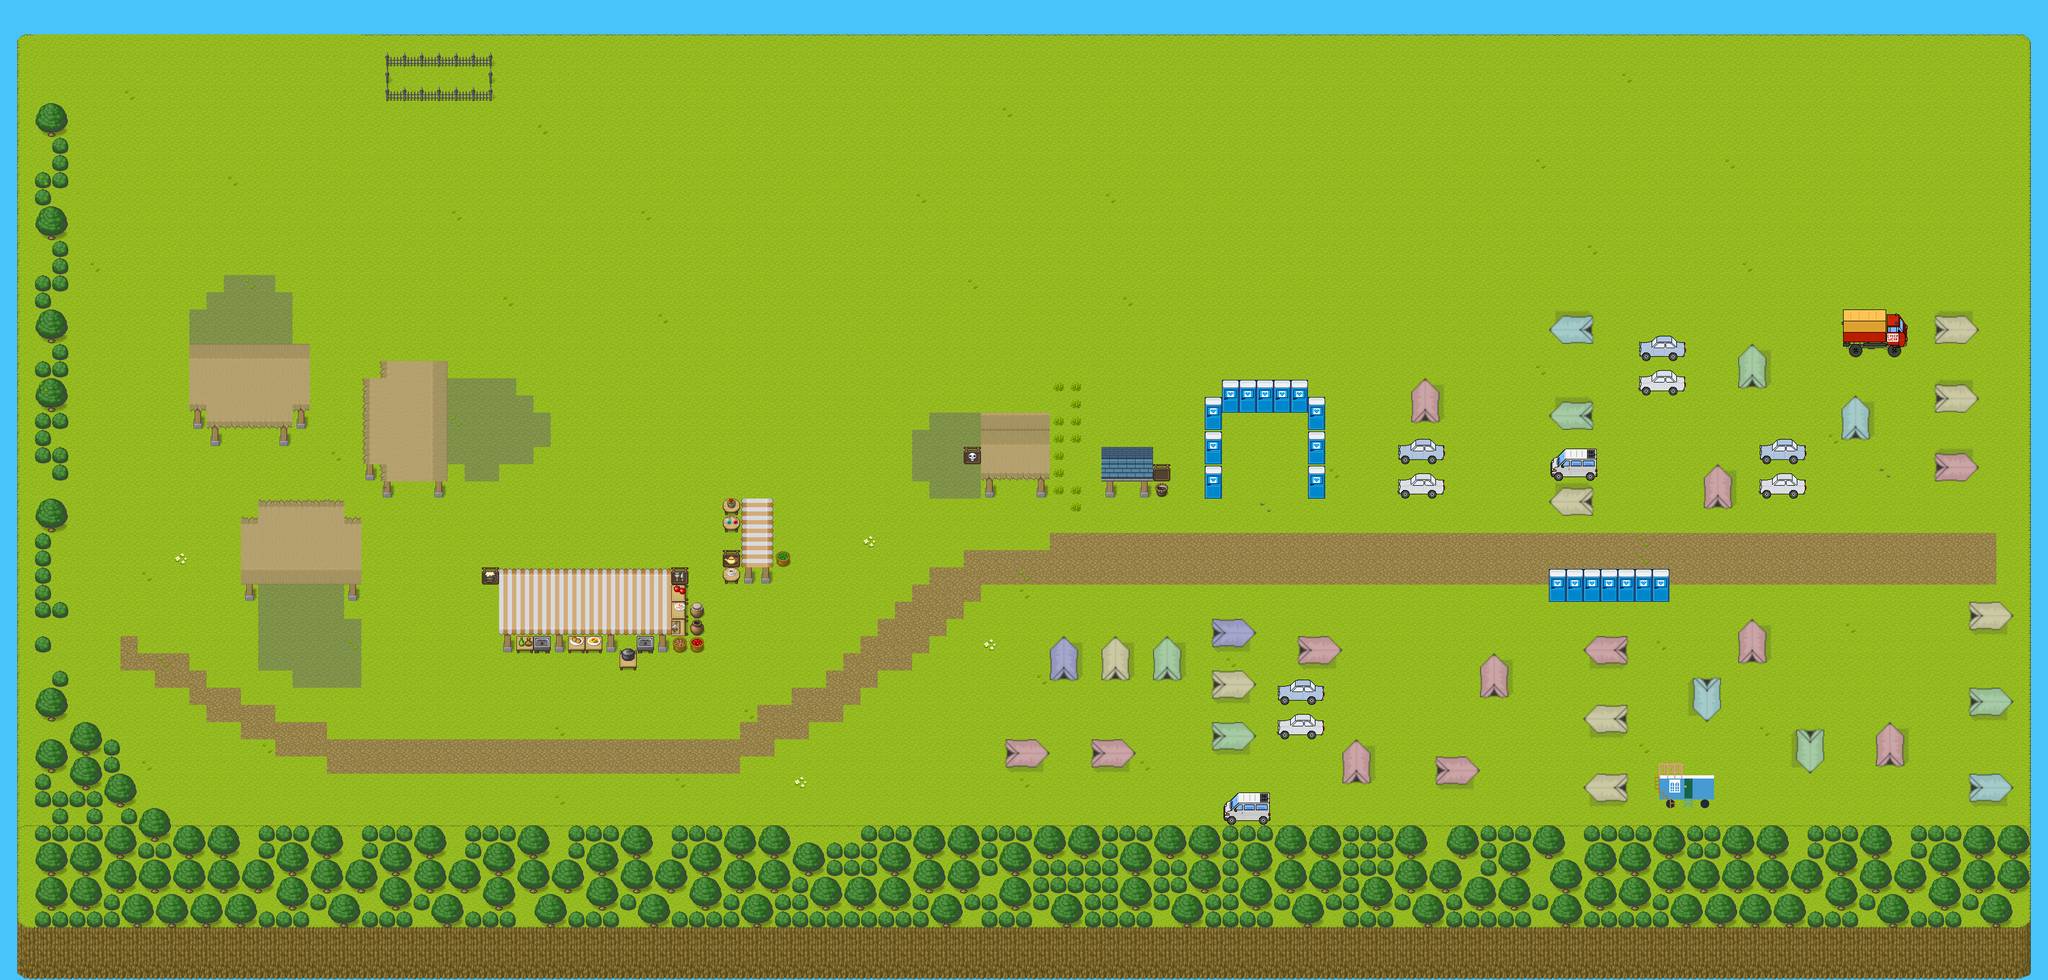

The image is a tile-based game level rendered from a .tmx file. Its description and source (layers, tilesets, objects; grid data summarised) follow:
An orthogonal 119x57 tile map with 32x32 px tiles, 17 tile layers (start, raender, Jitsi-noplenum, Jitsi-nofire, ...), 10 tilesets.

<map version="1.4" tiledversion="1.4.3" orientation="orthogonal" renderorder="right-down" width="119" height="57" tilewidth="32" tileheight="32" infinite="0" nextlayerid="20" nextobjectid="1">
 <editorsettings>
  <export format="json" />
 </editorsettings>
 <tileset firstgid="1" name="[Base]BaseChip_pipo+" tilewidth="32" tileheight="32" tilecount="904" columns="8">
  <image source="../sachsen/thereisnocamp/[Base]BaseChip_pipo+.png" width="256" height="3616" />
 </tileset>
 <tileset firstgid="905" name="pipo-map001" tilewidth="32" tileheight="32" tilecount="136" columns="8">
  <image source="../sachsen/thereisnocamp/pipo-map001.png" width="256" height="544" />
 </tileset>
 <tileset firstgid="1041" name="bonfire" tilewidth="32" tileheight="32" tilecount="96" columns="12">
  <image source="../sachsen/thereisnocamp/bonfire.png" width="384" height="256" />
  <tile id="18">
   <animation>
    <frame tileid="18" duration="500" />
    <frame tileid="19" duration="500" />
    <frame tileid="20" duration="500" />
   </animation>
  </tile>
 </tileset>
 <tileset firstgid="1137" name="cloud_tileA5_2" tilewidth="32" tileheight="32" tilecount="128" columns="8">
  <image source="../sachsen/thereisnocamp/cloud_tileA5_2.png" width="256" height="512" />
  <tile id="2">
   <properties>
    <property name="collides" type="bool" value="true" />
   </properties>
  </tile>
 </tileset>
 <tileset firstgid="1265" name="chaos_zone_shared" tilewidth="32" tileheight="32" tilecount="2048" columns="32">
  <image source="../sachsen/thereisnocamp/chaos_zone_shared.png" width="1024" height="2048" />
 </tileset>
 <tileset firstgid="3313" name="tent-beige-big" tilewidth="32" tileheight="32" tilecount="6" columns="2">
  <image source="../sachsen/thereisnocamp/tent-beige-big.png" width="64" height="96" />
 </tileset>
 <tileset firstgid="3319" name="pipo-map001_at-kusa" tilewidth="32" tileheight="32" tilecount="48" columns="8">
  <image source="../sachsen/thereisnocamp/pipo-map001_at-kusa.png" width="256" height="192" />
 </tileset>
 <tileset firstgid="3367" name="missing-tiles" tilewidth="32" tileheight="32" tilecount="184" columns="8">
  <image source="../sachsen/thereisnocamp/missing-tiles.png" width="256" height="736" />
 </tileset>
 <tileset firstgid="3551" name="WA_Special_Zones" tilewidth="32" tileheight="32" tilecount="12" columns="6">
  <image source="../sachsen/thereisnocamp/WA_Special_Zones.png" width="192" height="64" />
  <tile id="2">
   <properties>
    <property name="collides" type="bool" value="true" />
   </properties>
  </tile>
 </tileset>
 <tileset firstgid="3563" name="tents-big" tilewidth="32" tileheight="32" tilecount="30" columns="10">
  <image source="../sachsen/thereisnocamp/tents-big.png" width="320" height="96" />
 </tileset>
 <layer id="19" name="start" width="119" height="57">
  <data>[6783 cells, 9 non-empty, 1 distinct tile ids]</data>
 </layer>
 <layer id="10" name="raender" width="119" height="57">
  <properties>
   <property name="collides" type="bool" value="true" />
  </properties>
  <data>[6783 cells, 509 non-empty, 1 distinct tile ids]</data>
 </layer>
 <layer id="17" name="Jitsi-noplenum" width="119" height="57">
  <properties>
   <property name="jitsiRoom" value="thereisnoplenum" />
   <property name="jitsiTrigger" value="onaction" />
  </properties>
  <data>[6783 cells, 30 non-empty, 1 distinct tile ids]</data>
 </layer>
 <layer id="18" name="Jitsi-nofire" width="119" height="57">
  <properties>
   <property name="jitsiRoom" value="thereisnofire" />
   <property name="jitsiTrigger" value="onaction" />
  </properties>
  <data>[6783 cells, 9 non-empty, 1 distinct tile ids]</data>
 </layer>
 <layer id="16" name="AudioLagerfeuer" width="119" height="57">
  <properties>
   <property name="playAudioLoop" type="file" value="../sachsen/thereisnocamp/campfire.mp3" />
  </properties>
  <data>[6783 cells, 8 non-empty, 1 distinct tile ids]</data>
 </layer>
 <layer id="5" name="Himmel" width="119" height="57">
  <data>[6783 cells, 6783 non-empty, 1 distinct tile ids]</data>
 </layer>
 <layer id="13" name="exit-sachsen" width="119" height="57">
  <properties>
   <property name="exitUrl" value="../sachsen.json#reentry-camp" />
  </properties>
  <data>[6783 cells, 3 non-empty, 1 distinct tile ids]</data>
 </layer>
 <layer id="14" name="reentry-sachsen" width="119" height="57">
  <properties>
   <property name="startLayer" type="bool" value="true" />
  </properties>
  <data>[6783 cells, 4 non-empty, 1 distinct tile ids]</data>
 </layer>
 <layer id="4" name="Wiese+Boden" width="119" height="57">
  <data>[6783 cells, 6079 non-empty, 8 distinct tile ids]</data>
 </layer>
 <layer id="3" name="Huegel" width="119" height="57">
  <data>[6783 cells, 1057 non-empty, 19 distinct tile ids]</data>
 </layer>
 <layer id="9" name="zelte" width="119" height="57">
  <data>[6783 cells, 192 non-empty, 30 distinct tile ids]</data>
 </layer>
 <layer id="8" name="Zaun" width="119" height="57">
  <data>[6783 cells, 16 non-empty, 7 distinct tile ids]</data>
 </layer>
 <layer id="2" name="Pavillons+Baeume" width="119" height="57">
  <data>[6783 cells, 1033 non-empty, 69 distinct tile ids]</data>
 </layer>
 <layer id="6" name="Antenne" width="119" height="57">
  <data>[6783 cells, 0 non-empty, 0 distinct tile ids]</data>
 </layer>
 <layer id="1" name="Extras" width="119" height="57">
  <data>[6783 cells, 104 non-empty, 21 distinct tile ids]</data>
 </layer>
 <objectgroup id="7" name="floorLayer" />
 <layer id="11" name="ueber" width="119" height="57">
  <data>[6783 cells, 59 non-empty, 14 distinct tile ids]</data>
 </layer>
 <layer id="12" name="ueber2" width="119" height="57">
  <data>[6783 cells, 0 non-empty, 0 distinct tile ids]</data>
 </layer>
</map>
